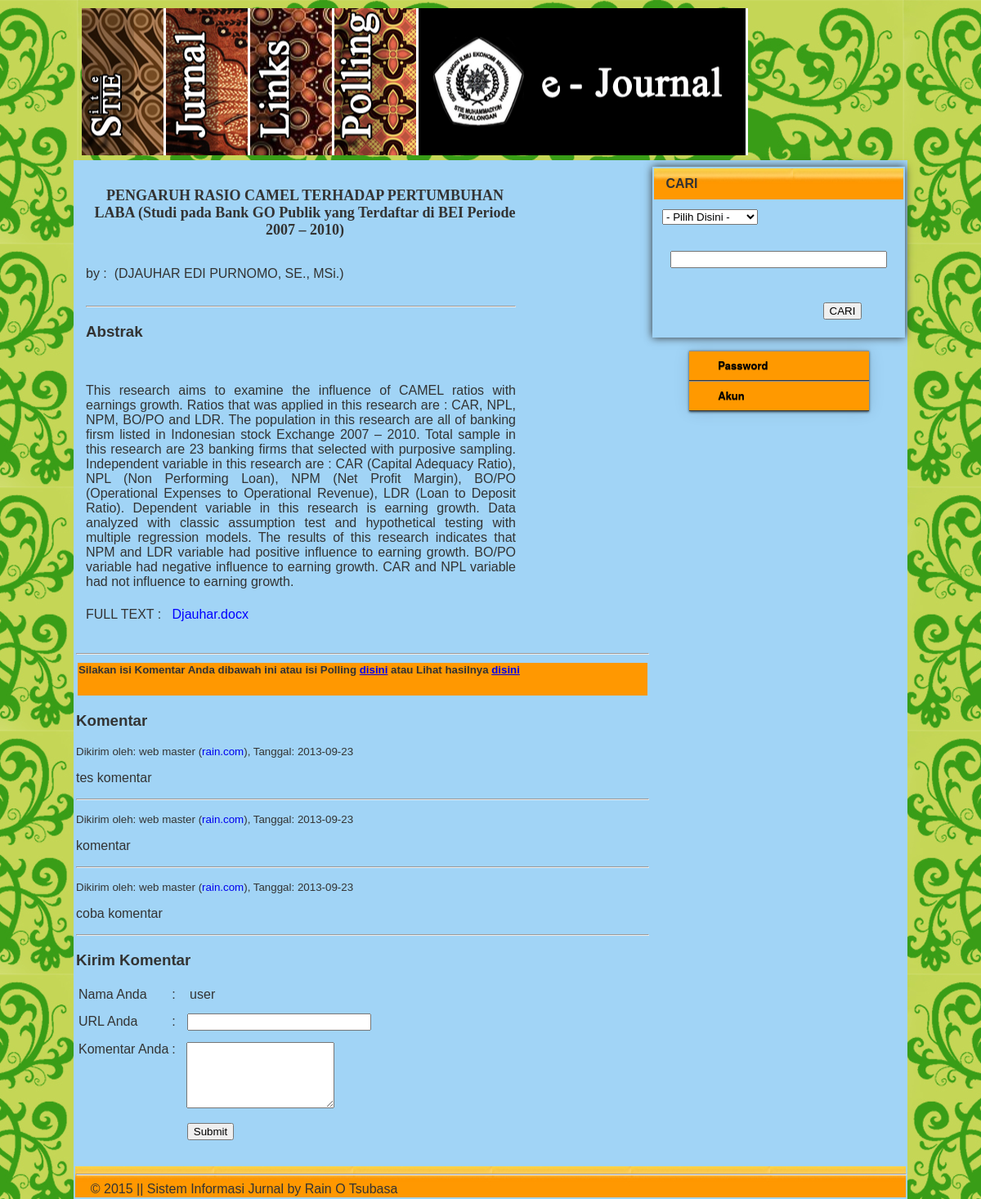
Screenshot of /main.php?v=list&id=26 (signed in) with the database file from the repository.
### tables this page shows
CREATE TABLE `jurnal` (
  `idJurnal` int(11) NOT NULL auto_increment,
  `nama` text NOT NULL,
  `judul` text NOT NULL,
  `abstrak` longtext NOT NULL,
  `keyword` varchar(100) NOT NULL,
  `kategori` varchar(25) NOT NULL,
  `issue` varchar(30) NOT NULL,
  `author` varchar(25) NOT NULL,
  `mainname` varchar(100) NOT NULL,
  `maintype` varchar(30) NOT NULL,
  `mainsize` int(11) NOT NULL,
  `maincontent` longblob NOT NULL,
  `supname` varchar(100) NOT NULL,
  `suptype` varchar(30) NOT NULL,
  `supsize` varchar(11) NOT NULL,
  `supcontent` longblob NOT NULL,
  `publikasi` enum('0','1') NOT NULL,
  PRIMARY KEY  (`idJurnal`)
);

CREATE TABLE `komentar` (
  `idComment` int(11) NOT NULL auto_increment,
  `idJurnal` int(11) NOT NULL,
  `commentator` varchar(30) NOT NULL,
  `urlComment` varchar(30) NOT NULL,
  `comment` text NOT NULL,
  `commentDate` date NOT NULL,
  PRIMARY KEY  (`idComment`)
);

### include/list.php (the view, shortened to what this page needs)
<?php
	$id=$_GET['id'];
$detail="SELECT * FROM jurnal WHERE idJurnal='$id'";
$hasil=mysql_query($detail);
	while($data=mysql_fetch_array($hasil)){
	echo"
	<br>
		<table width=\"550\" border=\"0\" cellpadding=\"10\">
			<tr>
				<td ><h1><center><b>".$data['judul']."</b></center></h1></td>
			</tr>
			<tr>
				<td >by :&nbsp; ".$data['nama']."</td>
			</tr>
			<tr>
				<td ><hr><h3><b>Abstrak</b></h3>
					<br>
					<p align=\"justify\">".$data['abstrak']."</p></td>
			</tr>
			<tr>
				<td >FULL TEXT : &nbsp; <a href=\"../upload/".$data['mainname']."\" target=\"".$data['mainname']."\"><font color=blue>".$data['mainname']."</a></td>
			</tr>
		</table><br>";
}?>
<hr>
<table width='100%'>
<?php
if($_SESSION[level]!=''){
echo"
<tr>
	<td bgcolor='#ff9801' valign='b'><h5><b>Silakan isi Komentar Anda dibawah ini atau isi Polling <a href='main.php?v=polling&id=$id'><u>disini</u></a> atau Lihat hasilnya<a href='main.php?v=hasil&id=$id'> <u>disini</u> </a></b></h5></td>
</tr>
";
}
?>
</table>
<?php
echo "<h3>Komentar</h3>";
$query = "SELECT * FROM komentar WHERE idJurnal = '$id' ORDER BY idComment ASC";
$hasil = mysql_query($query);
if (mysql_num_rows($hasil) > 0) {
	while ($data = mysql_fetch_array($hasil))
	{
		echo "<p><small>Dikirim oleh: ".$data['commentator']." (<a href='".$data['urlComment']."'>".$data['urlComment']."</a>), Tanggal: ".$data['commentDate']."</small></p>";
		echo "<p>".$data['comment']."</p><hr>";
		}
}
else if (mysql_num_rows($hasil) == 0) echo "<p>Belum ada komentar.</p>";
echo "<h3>Kirim Komentar</h3>";
echo "<form method='post' action='main.php?v=list&id=$id&act=submit'>";
echo "<table>";
echo "<tr>
		<td>Nama Anda</td>
		<td>:</td>
		<td><input type='hidden' name='nama' size='25' value='".$_SESSION[nama]."'>&nbsp;&nbsp;&nbsp;".$_SESSION[nama]."</td>
	</tr>";
echo "<tr>
		<td>URL Anda</td>
		<td>:</td>
		<td><input type='text' name='url' size='25'></td>
	</tr>";
echo "<tr>
		<td valign='top'>Komentar Anda</td>
		<td valign='top'>:</td>
		<td>&nbsp;&nbsp;<textarea name='komentar' col='25' rows='5'></textarea></td>
	</tr>";
echo "<tr>
		<td></td>
		<td></td>
		<td><input type='submit' name='submit' value='Submit'>
		<input type='hidden' name='idJurnal' value='".$id."'></td>
		</tr>";
echo "</table>";
echo "</form>";
?>

### style.css (style rules this page uses)
input { margin: 10px 10px 10px 10px; }

### css/styles.css (style rules this page uses)
a { text-decoration: none; }

### include/topUser.php (style rules this page uses)
body { overflow-x:hidden; overflow-y:scroll; margin:0; padding:0; color: #333; font: normal 0.6em sans-serif,Arial; background: url(pict/2.jpg); background-repeat: repeat-x repeat-y; background-attachment: fixed; background-color: #000; background-position: center top; width: 100%; height: 100%; }
h1 { padding-left: 10px; font: normal 18px Georgia, "Times New Roman", Times, serif; }

### rows the page displays
jurnal: judul "PENGARUH RASIO CAMEL TERHADAP PERTUMBUHAN LABA (Studi pada Bank GO Publik yang Terdaftar di BEI Periode 2007 – 2010)", nama "(DJAUHAR EDI PURNOMO, SE., MSi.)", abstrak "This research aims to examine the influence of CAMEL ratios with earnings growth. Ratios that was applied in this research are : CAR, NPL, NPM, BO/PO and LDR. The population in this research are all of banking firsm listed in Indonesian stock Exchange 2007 – 2010. Total sample in this research are 23 banking firms that selected with purposive sampling. Independent variable in this research are : CAR (Capital Adequacy Ratio), NPL (Non Performing Loan), NPM (Net Profit Margin), BO/PO (Operational Expenses to Operational Revenue), LDR (Loan to Deposit Ratio). Dependent variable in this research is earning growth. Data analyzed with classic assumption test and hypothetical testing with multiple…", mainname "Djauhar.docx"
komentar: commentator "web master", urlComment "rain.com", commentDate "2013-09-23", comment "tes komentar"
komentar: commentator "web master", urlComment "rain.com", commentDate "2013-09-23", comment "komentar"
komentar: commentator "web master", urlComment "rain.com", commentDate "2013-09-23", comment "coba komentar"

### other values shown
$_SESSION[nama] "user"
